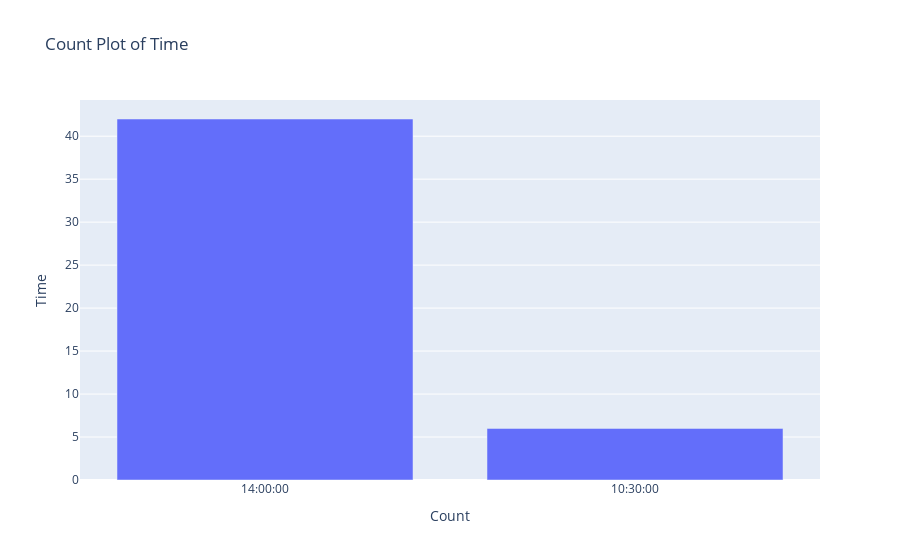
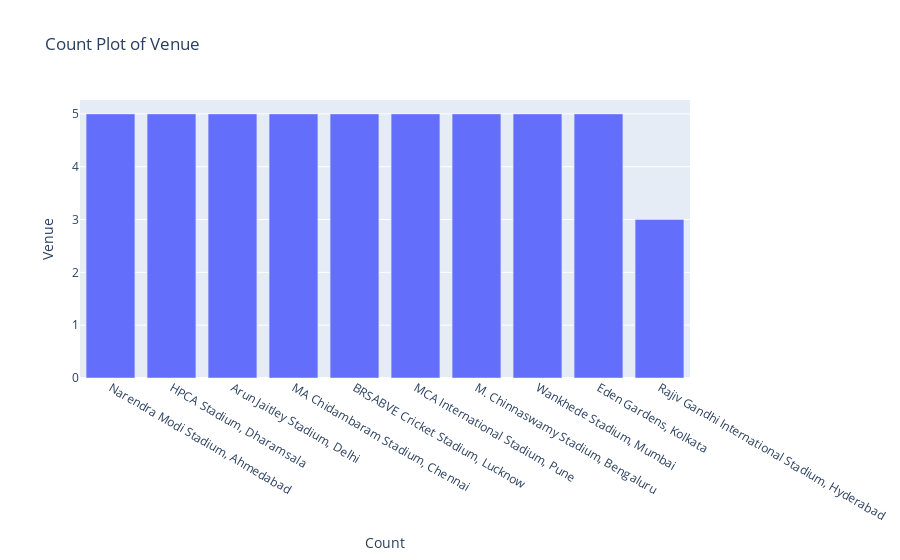
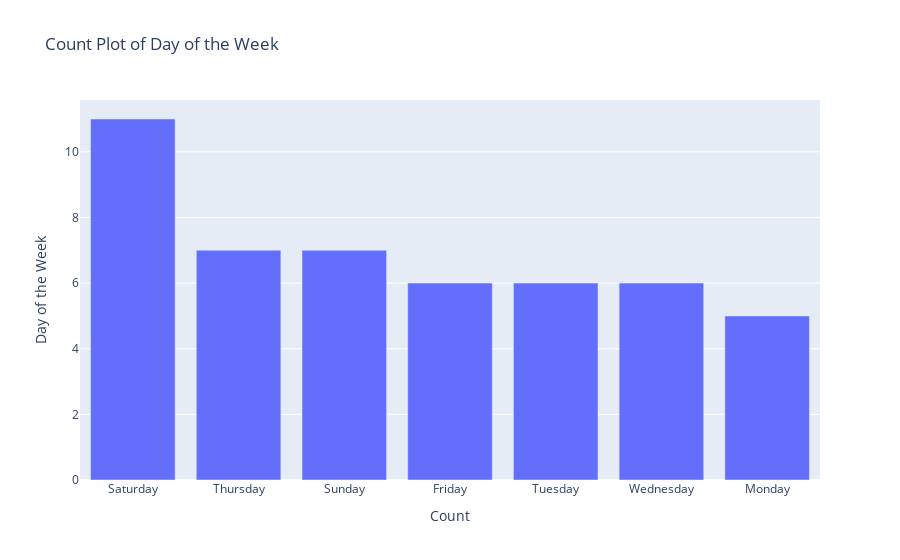
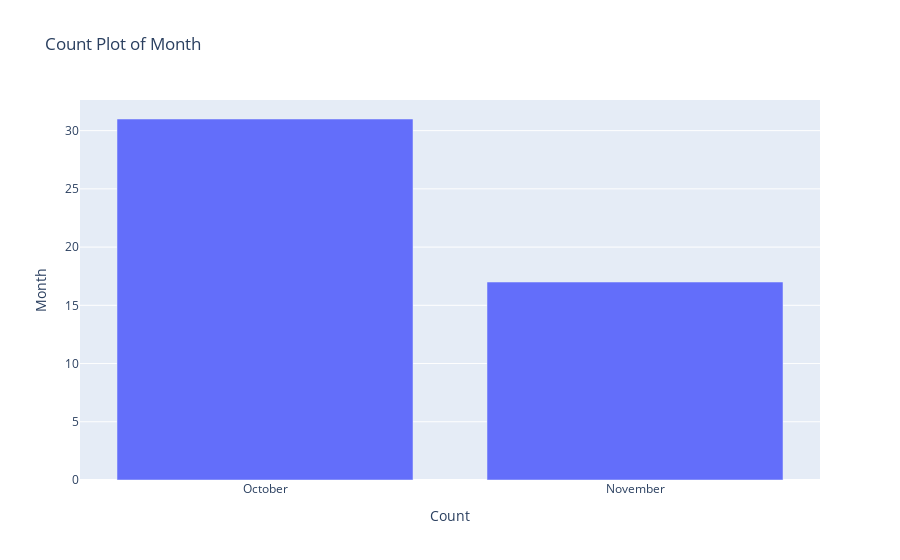

The notebook cell saved with these charts, in order:
### Code cell
for feature in features:
    count_fig = px.bar(df, x=df[feature].value_counts().index, y=df[feature].value_counts().values,
                       title=f'Count Plot of {feature}')
    count_fig.update_xaxes(title_text='Count')
    count_fig.update_yaxes(title_text=feature)
    count_fig.show()

### Figure 1 — Plotly figure (JSON) as saved in the notebook; plotly's stock layout.template omitted (floating-point values rounded to 4 significant figures)
{"data": [{"alignmentgroup": "True", "hovertemplate": "x=%{x}<br>y=%{y}<extra></extra>", "legendgroup": "", "marker": {"color": "#636efa", "pattern": {"shape": ""}}, "name": "", "offsetgroup": "", "orientation": "v", "showlegend": false, "textposition": "auto", "type": "bar", "x": ["14:00:00", "10:30:00"], "xaxis": "x", "y": [42, 6], "yaxis": "y"}], "layout": {"barmode": "relative", "legend": {"tracegroupgap": 0}, "title": {"text": "Count Plot of Time"}, "xaxis": {"anchor": "y", "domain": [0, 1], "title": {"text": "Count"}}, "yaxis": {"anchor": "x", "domain": [0, 1], "title": {"text": "Time"}}}}

### Figure 2 — Plotly figure (JSON) as saved in the notebook; plotly's stock layout.template omitted (floating-point values rounded to 4 significant figures)
{"data": [{"alignmentgroup": "True", "hovertemplate": "x=%{x}<br>y=%{y}<extra></extra>", "legendgroup": "", "marker": {"color": "#636efa", "pattern": {"shape": ""}}, "name": "", "offsetgroup": "", "orientation": "v", "showlegend": false, "textposition": "auto", "type": "bar", "x": ["Narendra Modi Stadium, Ahmedabad", "HPCA Stadium, Dharamsala", "Arun Jaitley Stadium, Delhi", "MA Chidambaram Stadium, Chennai", "BRSABVE Cricket Stadium, Lucknow", "MCA International Stadium, Pune", "M. Chinnaswamy Stadium, Bengaluru", "Wankhede Stadium, Mumbai", "Eden Gardens, Kolkata", "Rajiv Gandhi International Stadium, Hyderabad"], "xaxis": "x", "y": [5, 5, 5, 5, 5, 5, 5, 5, 5, 3], "yaxis": "y"}], "layout": {"barmode": "relative", "legend": {"tracegroupgap": 0}, "title": {"text": "Count Plot of Venue"}, "xaxis": {"anchor": "y", "domain": [0, 1], "title": {"text": "Count"}}, "yaxis": {"anchor": "x", "domain": [0, 1], "title": {"text": "Venue"}}}}

### Figure 3 — Plotly figure (JSON) as saved in the notebook; plotly's stock layout.template omitted (floating-point values rounded to 4 significant figures)
{"data": [{"alignmentgroup": "True", "hovertemplate": "x=%{x}<br>y=%{y}<extra></extra>", "legendgroup": "", "marker": {"color": "#636efa", "pattern": {"shape": ""}}, "name": "", "offsetgroup": "", "orientation": "v", "showlegend": false, "textposition": "auto", "type": "bar", "x": ["Saturday", "Thursday", "Sunday", "Friday", "Tuesday", "Wednesday", "Monday"], "xaxis": "x", "y": [11, 7, 7, 6, 6, 6, 5], "yaxis": "y"}], "layout": {"barmode": "relative", "legend": {"tracegroupgap": 0}, "title": {"text": "Count Plot of Day of the Week"}, "xaxis": {"anchor": "y", "domain": [0, 1], "title": {"text": "Count"}}, "yaxis": {"anchor": "x", "domain": [0, 1], "title": {"text": "Day of the Week"}}}}

### Figure 4 — Plotly figure (JSON) as saved in the notebook; plotly's stock layout.template omitted (floating-point values rounded to 4 significant figures)
{"data": [{"alignmentgroup": "True", "hovertemplate": "x=%{x}<br>y=%{y}<extra></extra>", "legendgroup": "", "marker": {"color": "#636efa", "pattern": {"shape": ""}}, "name": "", "offsetgroup": "", "orientation": "v", "showlegend": false, "textposition": "auto", "type": "bar", "x": ["October", "November"], "xaxis": "x", "y": [31, 17], "yaxis": "y"}], "layout": {"barmode": "relative", "legend": {"tracegroupgap": 0}, "title": {"text": "Count Plot of Month"}, "xaxis": {"anchor": "y", "domain": [0, 1], "title": {"text": "Count"}}, "yaxis": {"anchor": "x", "domain": [0, 1], "title": {"text": "Month"}}}}
